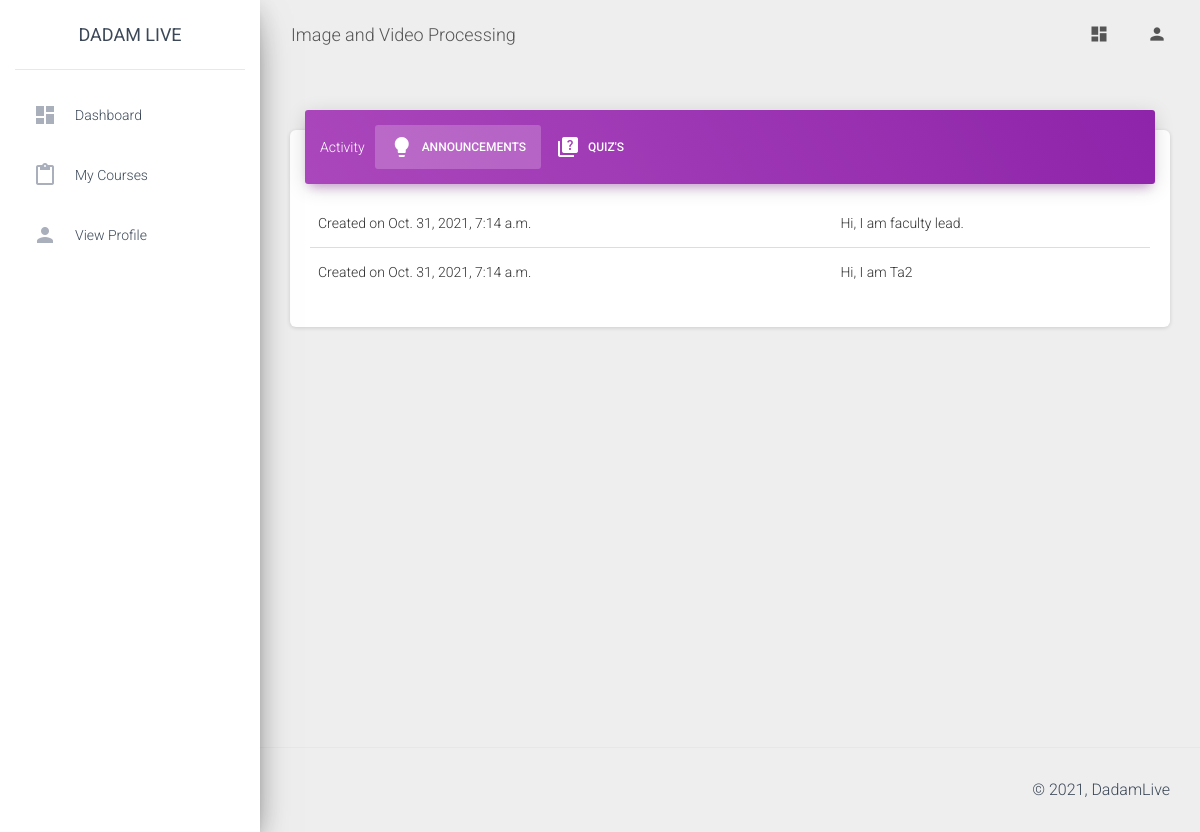
The page /dashboard/student/courses/view/6 (signed in) on the database its author committed.
### faculty/models.py (models this page shows, shortened)
class Course(models.Model):
    instructor=models.ForeignKey(User, on_delete=models.CASCADE, null=True, blank=True)
    image=models.ImageField(upload_to='post_images/', default="demo.jpg", null=True)
    courseName=models.CharField(null=True, max_length=200)
    created_on=models.DateTimeField(default=datetime.datetime.now())

class Announcement(models.Model):
    course=models.ForeignKey(Course, on_delete=models.CASCADE, null=True, blank=True)
    created_by=models.ForeignKey(User, on_delete=models.SET_NULL, null=True, blank=True)
    message=models.CharField(null=True, max_length=5000)
    created_on=models.DateTimeField(default=datetime.datetime.now())

### student/views.py (the view)
# urls.py: path('courses/view/<str:course_id>',views.view_course_student,name="view_course_student"),
def view_course_student(request, course_id):
    student=basicChecking(request)
    if student[0]==False:
        return student[1]
    student=student[1]
    course=""
    try:
        course=Course.objects.get(id=int(course_id))
        Enrolment.objects.get(course=course, user=request.user)
    except:
        return JsonResponse({"message": "Course was not found on this server or you have not been invited by the instructor."}, status=400)
    announcements=Announcement.objects.filter(course=course).order_by('-id')
    quizes=Quiz.objects.filter(course=course, hidden=False).order_by('-id')
    return render(request,"student/view_course_student.html",context={"student": student, "course": course, "announcements": announcements, "quizes": quizes})

### student/views.py (called while the page is built)
def basicChecking(request):
    if request.user.is_authenticated==False:
        return [False, redirect('home')]
    try:
        info=UserInformation.objects.get(user=request.user)
        if info.userType.userTypeCode==settings.CODE_STUDENT:
            student=Student.objects.get(user=request.user)
            return [True, student]
        return [False, redirect('home')]
    except:
        return [False, redirect('home')]

### student/templates/student/view_course_student.html (shortened to what this page needs)
{% extends 'student/base.html' %} {% load static %}
{% block heading %}{{course.courseName}}{% endblock %}
{% block main_body %}
  <div class="row">
    <div class="col-lg-12 col-md-12">
      <div class="card">
        <div class="card-header card-header-tabs card-header-primary">
          <div class="nav-tabs-navigation">
            <div class="nav-tabs-wrapper">
              <span class="nav-tabs-title">Activity</span>
              <ul class="nav nav-tabs" data-tabs="tabs">
                <li class="nav-item">
                  <a class="nav-link active" href="#announcemnts" data-toggle="tab">
                    <i class="material-icons">lightbulb</i> Announcements
                    <div class="ripple-container"></div>
                  </a>
                </li>
                <li class="nav-item">
                    <a class="nav-link" href="#quizes" data-toggle="tab">
                      <i class="material-icons">quiz</i> Quiz's
                      <div class="ripple-container"></div>
                    </a>
                </li>
              </ul>
            </div>
          </div>
        </div>
        <div class="card-body">
          <div class="tab-content">
            <div class="tab-pane active" id="announcemnts">
              <table class="table">
                <tbody>
                  {% for each in announcements %}
                  <tr>
                    <td>
                      Created on {{each.created_on}}
                    </td>
                    <td>{{each.message}}   </td>
                  </tr>
                  {% endfor %}
                </tbody>
              </table>
            </div>
          </div>
        </div>
      </div>
    </div>
  </div>
{% endblock %}
{% block left_panel %}
<li class="nav-item ">
    <a class="nav-link" href="{% url 'dashboardStudent' %}">
      <i class="material-icons">dashboard</i>
      <p>Dashboard</p>
    </a>
  </li>
  <li class="nav-item">
    <a class="nav-link" href="{% url 'my_courses' %}">
      <i class="material-icons">content_paste</i>
      <p>My courses</p>
    </a>
  </li>
  <li class="nav-item ">
    <a class="nav-link" href="{% url 'view_profile' %}">
      <i class="material-icons">person</i>
      <p>View Profile</p>
    </a>
  </li>
{% endblock %}

### rows shown on the page
Course: courseName "Image and Video Processing"
Announcement: created_on "Oct. 31, 2021, 7:14 a.m.", message "Hi, I am faculty lead."
Announcement: created_on "Oct. 31, 2021, 7:14 a.m.", message "Hi, I am Ta2"
